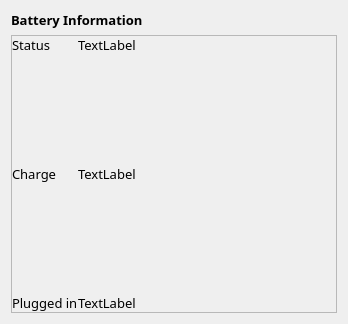
            <widget class="QWidget" name="battery">
             <layout class="QVBoxLayout" name="verticalLayout_4">
              <item alignment="Qt::AlignTop">
               <widget class="QLabel" name="label_29">
                <property name="font">
                 <font>
                  <family>Bahnschrift SemiBold</family>
                  <pointsize>10</pointsize>
                  <weight>75</weight>
                  <bold>true</bold>
                 </font>
                </property>
                <property name="text">
                 <string>Battery Information</string>
                </property>
               </widget>
              </item>
              <item alignment="Qt::AlignTop">
               <widget class="QFrame" name="battery_info_frame">
                <property name="sizePolicy">
                 <sizepolicy hsizetype="Preferred" vsizetype="Expanding">
                  <horstretch>0</horstretch>
                  <verstretch>0</verstretch>
                 </sizepolicy>
                </property>
                <property name="frameShape">
                 <enum>QFrame::StyledPanel</enum>
                </property>
                <property name="frameShadow">
                 <enum>QFrame::Raised</enum>
                </property>
                <layout class="QGridLayout" name="gridLayout_4">
                 <property name="leftMargin">
                  <number>0</number>
                 </property>
                 <property name="topMargin">
                  <number>0</number>
                 </property>
                 <property name="rightMargin">
                  <number>0</number>
                 </property>
                 <property name="bottomMargin">
                  <number>0</number>
                 </property>
                 <property name="horizontalSpacing">
                  <number>0</number>
                 </property>
                 <property name="verticalSpacing">
                  <number>20</number>
                 </property>
                 <item row="1" column="1">
                  <widget class="QLabel" name="battery_charge">
                   <property name="font">
                    <font>
                     <family>Bahnschrift SemiBold</family>
                     <pointsize>10</pointsize>
                    </font>
                   </property>
                   <property name="text">
                    <string>TextLabel</string>
                   </property>
                  </widget>
                 </item>
                 <item row="0" column="0">
                  <widget class="QLabel" name="label_23">
                   <property name="font">
                    <font>
                     <family>Bahnschrift SemiBold</family>
                     <pointsize>10</pointsize>
                    </font>
                   </property>
                   <property name="text">
                    <string>Status</string>
                   </property>
                  </widget>
                 </item>
                 <item row="2" column="0">
                  <widget class="QLabel" name="label_27">
                   <property name="font">
                    <font>
                     <family>Bahnschrift SemiBold</family>
                     <pointsize>10</pointsize>
                    </font>
                   </property>
                   <property name="text">
                    <string>Plugged in</string>
                   </property>
                  </widget>
                 </item>
                 <item row="0" column="1">
                  <widget class="QLabel" name="battery_status">
                   <property name="font">
                    <font>
                     <family>Bahnschrift SemiBold</family>
                     <pointsize>10</pointsize>
                    </font>
                   </property>
                   <property name="text">
                    <string>TextLabel</string>
                   </property>
                  </widget>
                 </item>
                 <item row="1" column="0">
                  <widget class="QLabel" name="label_24">
                   <property name="font">
                    <font>
                     <family>Bahnschrift SemiBold</family>
                     <pointsize>10</pointsize>
                    </font>
                   </property>
                   <property name="text">
                    <string>Charge</string>
                   </property>
                  </widget>
                 </item>
                 <item row="2" column="1">
                  <widget class="QLabel" name="plugged_in">
                   <property name="font">
                    <font>
                     <family>Bahnschrift SemiBold</family>
                     <pointsize>10</pointsize>
                    </font>
                   </property>
                   <property name="text">
                    <string>TextLabel</string>
                   </property>
                  </widget>
                 </item>
                 <item row="1" column="2" alignment="Qt::AlignTop">
                  <widget class="roundProgressBar" name="battery_usage" native="true">
                   <property name="minimumSize">
                    <size>
                     <width>200</width>
                     <height>200</height>
                    </size>
                   </property>
                   <property name="maximumSize">
                    <size>
                     <width>200</width>
                     <height>200</height>
                    </size>
                   </property>
                  </widget>
                 </item>
                </layout>
               </widget>
              </item>
             </layout>
            </widget>
